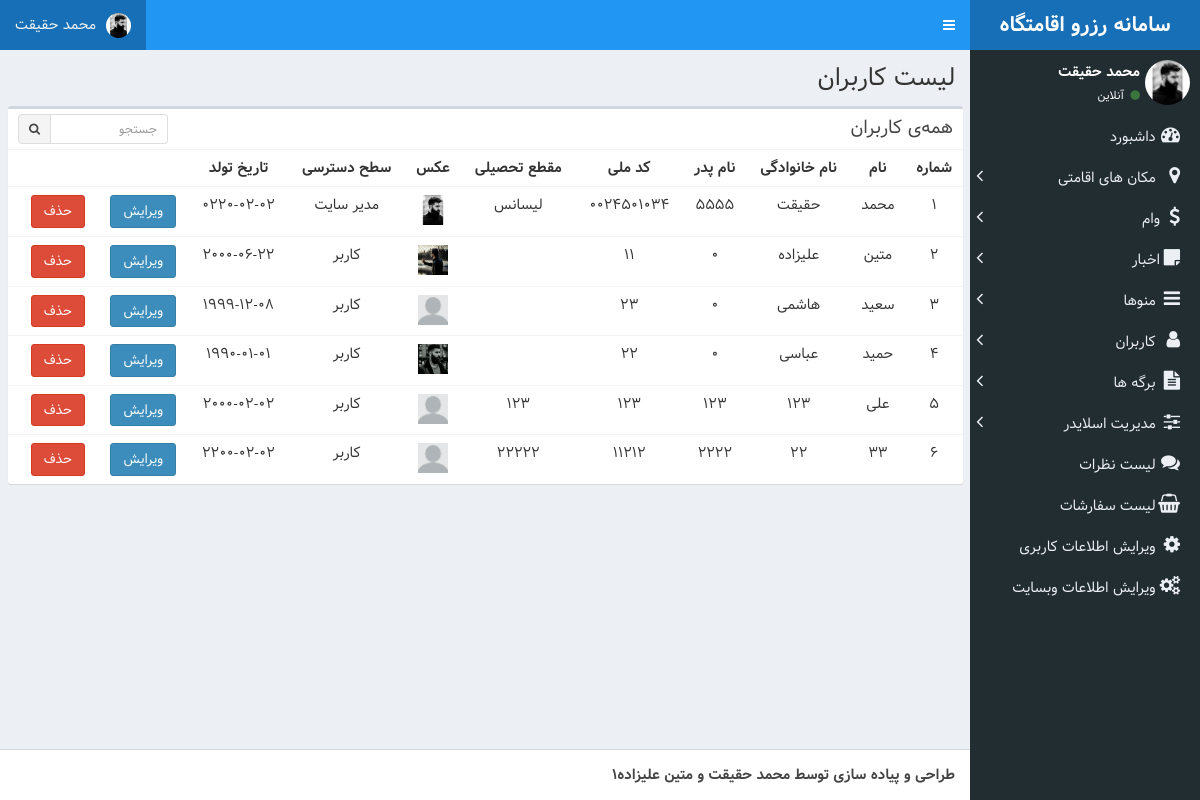
Page /admin/index.php?controller=user&action=list on the committed database.
### tables this page shows
CREATE TABLE IF NOT EXISTS `users` (
  `id` int(11) NOT NULL AUTO_INCREMENT,
  `fname` varchar(50) NOT NULL,
  `lname` varchar(50) NOT NULL,
  `father_name` varchar(50) NOT NULL,
  `code_melli` varchar(15) NOT NULL,
  `password` varchar(1024) NOT NULL,
  `grade` varchar(50) NOT NULL,
  `image_path` varchar(128) DEFAULT NULL,
  `role` enum('admin','user') NOT NULL DEFAULT 'user',
  `birth_date` datetime DEFAULT NULL,
  `created_at` datetime NOT NULL DEFAULT CURRENT_TIMESTAMP,
  `updated_at` datetime NOT NULL DEFAULT CURRENT_TIMESTAMP,
  PRIMARY KEY (`id`)
);

CREATE TABLE IF NOT EXISTS `setting` (
  `id` int(11) NOT NULL AUTO_INCREMENT,
  `site_option` varchar(256) NOT NULL,
  `value` text NOT NULL,
  PRIMARY KEY (`id`)
);

### admin/model/Muser.php (called while the page is built, shortened)
<?php
class user
{
    function __construct()
    {
        global $db;
        $this->db = $db;
        $this->dbTable = $this->db->usersTable;
    }
    public function isAdmin($id)
    {
        $sql = "select * from $this->dbTable where id=$id";
        $result = $this->db->query($sql)->fetch(PDO::FETCH_ASSOC);
        if ($result['role'] == "admin")
            return true;
        else
            return false;
    }
    public function getUser($id)
    {
        $sql = "select * from $this->dbTable where id=$id";
        $result = $this->db->query($sql)->fetch(PDO::FETCH_ASSOC);
        if ($result) {
            return $result;
        } else
            return false;
    }
    public function getUsers()
    {
        $sql = "select * from $this->dbTable";
        $result = $this->db->query($sql)->fetchAll(PDO::FETCH_ASSOC);
        if ($result) {
            return $result;
        } else
            return false;
    }
}
?>

### public/config.php (called while the page is built, shortened)
<?php
$dbHost = 'localhost';
$dbUser = 'root';
$dbPass = '';
$dbName = 'reservation';
$db = new PDO("mysql:host=$dbHost;dbname=$dbName;charset=utf8", $dbUser, $dbPass);
$db->settingTable = "setting";
$db->usersTable = "users";
?>

### admin/controller/Clayout.php (called while the page is built)
<?php
require_once "../public/functions.php";
require_once "model/Muser.php";
$user = new user();
require_once "model/Msetting.php";
$setting = new setting();

### admin/model/Msetting.php (called while the page is built, shortened)
<?php
class setting
{
    function __construct()
    {
        global $db;
        $this->db = $db;
        $this->dbTable = $this->db->settingTable;
    }
    public function setting($option = 0)
    {
        if ($option) {
            $whereStr = "WHERE site_option='$option'";
        } else {
            $whereStr = "";
        }
        $sql = "SELECT * FROM $this->dbTable $whereStr";
        $result = $this->db->query($sql);
        $row = $result->fetchAll(2);
        if ($option)
            return $row[0];
        else
            return $row;
    }
}
?>

### admin/view/user/list.php (the view)
<title>پنل <?=($user->isAdmin($_SESSION['userId']))?'مدیریت':'کاربری'?> | لیست کاربران</title><div class="row">
<div class="content-wrapper">
    <section class="content-header">
        <h1>
            لیست کاربران
        </h1>
    </section>
    <section class="content container-fluid">
        <div class="row">
            <div class="col-xs-12">
                <div class="box">
                    <div class="box-header">
                        <h3 class="box-title">همه‌ی کاربران</h3>
                        <div class="box-tools">
                            <div class="input-group input-group-sm" style="width: 150px;">
                                <input type="text" name="table_search" class="form-control pull-right"
                                       placeholder="جستجو">
                                <div class="input-group-btn">
                                    <button type="submit" class="btn btn-default"><i class="fa fa-search"></i></button>
                                </div>
                            </div>
                        </div>
                    </div>
                    <div class="box-body table-responsive no-padding">
                        <table class="table table-hover">
                            <tbody>
                            <tr>
                                <th>شماره</th>
                                <th>نام</th>
                                <th>نام خانوادگی</th>
                                <th>نام پدر</th>
                                <th>کد ملی</th>
                                <th>مقطع تحصیلی</th>
                                <th>عکس</th>
                                <th>سطح دسترسی</th>
                                <th>تاریخ تولد</th>
                                <th></th>
                                <th></th>
                            </tr>
                            <?php $i = 1;
                            foreach ($list as $item): ?>
                                <tr>
                                    <td><?= $i++ ?></td>
                                    <td><?= $item['fname'] ?></td>
                                    <td><?= $item['lname'] ?></td>
                                    <td><?= $item['father_name'] ?></td>
                                    <td><?=$item['code_melli']  ?></td>
                                    <td><?=$item['grade']  ?></td>
                                    <td><img height="30px" src="../<?= ($item['image_path'])?$item['image_path']:'public/admin/images/users/profile.png' ?>"/></td>
                                    <td>
                                        <?php
                                        if ($item['role'] === 'admin') {
                                            echo "مدیر سایت";
                                        } else {
                                            echo "کاربر";
                                        }
                                        ?>
                                    </td>
                                    <td><?= substr($item['birth_date'],0,10) ?></td>
                                    <td><span><a class="btn btn-primary"
                                                 href="index.php?controller=user&action=edit&id=<?= $item['id'] ?>">ویرایش</a></span>
                                    </td>
                                    <td><span><a class="btn btn-danger"
                                                 href="index.php?controller=user&action=delete&id=<?= $item['id'] ?>">حذف</a></span>
                                    </td>
                                </tr>
                            <?php endforeach; ?>
                            </tbody>
                        </table>
                    </div>
                </div>
            </div>
        </div>
    </section>
</div>

### admin/view/layout/header.php (shortened to what this page needs)
<!DOCTYPE html>
<html>
<head>
    <link rel="stylesheet" href="../public/admin/dist/css/bootstrap-theme.css">
    <link rel="stylesheet" href="../public/admin/dist/css/rtl.css">
    <link rel="stylesheet" href="../public/admin/bower_components/font-awesome/css/font-awesome.min.css">
        <link rel="stylesheet" href="../public/admin/dist/css/AdminLTE.css">
        <link rel="stylesheet" href="../public/admin/dist/css/skins/skin-blue.min.css">
</head>
<body class="hold-transition skin-blue sidebar-mini">
<div class="wrapper">
    <header class="main-header">
        <a href="../index.php" class="logo">
            <span class="logo-lg"><b>سامانه رزرو اقامتگاه</b></span>
        </a>
        <nav class="navbar navbar-static-top">
            <a href="#" class="sidebar-toggle" data-toggle="push-menu" role="button">
            </a>
            <div class="navbar-custom-menu">
                <ul class="nav navbar-nav">
                    <li class="dropdown user user-menu">
                        <a href="#" class="dropdown-toggle" data-toggle="dropdown">
                            <img src="../<?=($user->getUser($_SESSION['userId'])['image_path'])?$user->getUser($_SESSION['userId'])['image_path']:'public/admin/images/users/profile.png'?>" class="user-image">
                            <span class="hidden-xs"><?= $user->getUser($_SESSION['userId'])['fname'] .' '.$user->getUser($_SESSION['userId'])['lname']; ?></span>
                        </a>
                    </li>
                </ul>
            </div>
        </nav>
    </header>
    <aside class="main-sidebar">
        <section class="sidebar">
            <div class="user-panel">
                <div class="pull-right image">
                    <img src="../<?=($user->getUser($_SESSION['userId'])['image_path'])?$user->getUser($_SESSION['userId'])['image_path']:'public/admin/images/users/profile.png'?>" class="img-circle" alt="User Image">
                </div>
                <div class="pull-right info">
                    <p><?= $user->getUser($_SESSION['userId'])['fname'] .' '.$user->getUser($_SESSION['userId'])['lname']; ?></p>
                    <a href="#"><i class="fa fa-circle text-success"></i> آنلاین</a>
                </div>
            </div>
            <ul class="sidebar-menu" data-widget="tree">
                <li <?= ($controller==='index')?'class="active"':''?>><a href="index.php"><i class="fa fa-dashboard"></i> <span>داشبورد</span></a></li>
                <?php if ($user->isAdmin($_SESSION['userId'])):?>
                <li>
                    <a id="m1" class="drop-menu" href="#"><i class="fa fa-map-marker"></i><span>  مکان های اقامتی</span><i
                                class="fa fa-angle-left"></i></a>
                </li>
                <li>
                    <a id="m2" class="drop-menu" href="#"><i class="fa fa-dollar"></i><span>وام</span><i
                                class="fa fa-angle-left"></i></a>
                </li>
                <li>
                    <a id="m22" class="drop-menu" href="#"><i class="fa fa-sticky-note"></i><span>اخبار</span><i
                                class="fa fa-angle-left"></i></a>
                </li>
                <li>
                    <a id="m3" class="drop-menu" href="#"><i class="fa fa-navicon"></i><span>  منوها</span><i
                                class="fa fa-angle-left"></i></a>
                </li>
                <li>
                    <a id="m4" class="drop-menu" href="#"><i class="fa fa-user"></i><span>  کاربران</span><i
                                class="fa fa-angle-left"></i></a>
                </li>
                    <li>
                        <a id="m5" class="drop-menu" href="#"><i class="fa fa-file-text"></i><span>  برگه ها</span><i
                                    class="fa fa-angle-left"></i></a>
                    </li>
                    <li>
                        <a id="m6" class="drop-menu" href="#"><i class="fa fa-sliders"></i><span>  مدیریت اسلایدر</span><i
                                    class="fa fa-angle-left"></i></a>
                    </li>
                    <li <?= ($controller==='comment' and $action==='list')?'class="active"':''?>><a href="index.php?controller=comment&action=list"><i class="fa fa-comments"></i> <span>لیست نظرات </span></a></li>
                <?php endif;?>
                    <li <?= ($controller==='order' and $action==='list')?'class="active"':''?>><a href="index.php?controller=order&action=list"><i class="fa fa-shopping-basket"></i> <span>لیست سفارشات </span></a></li>
                <li <?= ($controller==='user' and $action==='edit' and !isset($_GET['id']))?'class="active"':''?>><a href="index.php?controller=user&action=edit"><i class="fa fa-gear"></i> <span>ویرایش اطلاعات کاربری</span></a></li>
                <?php if ($user->isAdmin($_SESSION['userId'])):?>
                    <li <?= ($controller==='setting')?'class="active"':''?>><a href="index.php?controller=setting&action=edit"><i class="fa fa-gears"></i> <span>ویرایش اطلاعات وبسایت</span></a></li>
                <?php endif;?>
            </ul>
        </section>
    </aside>

### admin/view/layout/footer.php (shortened to what this page needs)
<footer class="main-footer text-right">
    <strong><?= $setting->setting('footer')['value'] ?></strong>
</footer>
</div>
</body>
</html>

### rows in the picture
users: image_path (picture), fname "محمد", lname "حقیقت", father_name "5555", code_melli "0024501034", grade "لیسانس", role "مدیر سایت", birth_date "0220-02-02"
users: fname "متین", lname "علیزاده", father_name "0", code_melli "11", image_path (picture), role "کاربر", birth_date "2000-06-22"
users: fname "سعید", lname "هاشمی", father_name "0", code_melli "23", role "کاربر", birth_date "1999-12-08"
users: fname "حمید", lname "عباسی", father_name "0", code_melli "22", image_path (picture), role "کاربر", birth_date "1990-01-01"
users: fname "علی", lname "123", father_name "123", code_melli "123", grade "123", role "کاربر", birth_date "2000-02-02"
users: fname "33", lname "22", father_name "2222", code_melli "11212", grade "22222", role "کاربر", birth_date "2200-02-02"
setting: value "طراحی و پیاده سازی توسط محمد حقیقت و متین علیزاده1"
